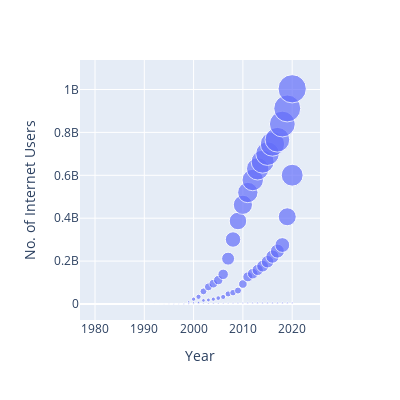

The notebook cell saved with this chart:
### Code cell
# plotly scatterplot의 변수별 scatter 크기 구분
fig = px.scatter(
    data_frame=df, x='Year', y='No. of Internet Users',
    width=400, height=400, size='No. of Internet Users'
)
fig.show()
